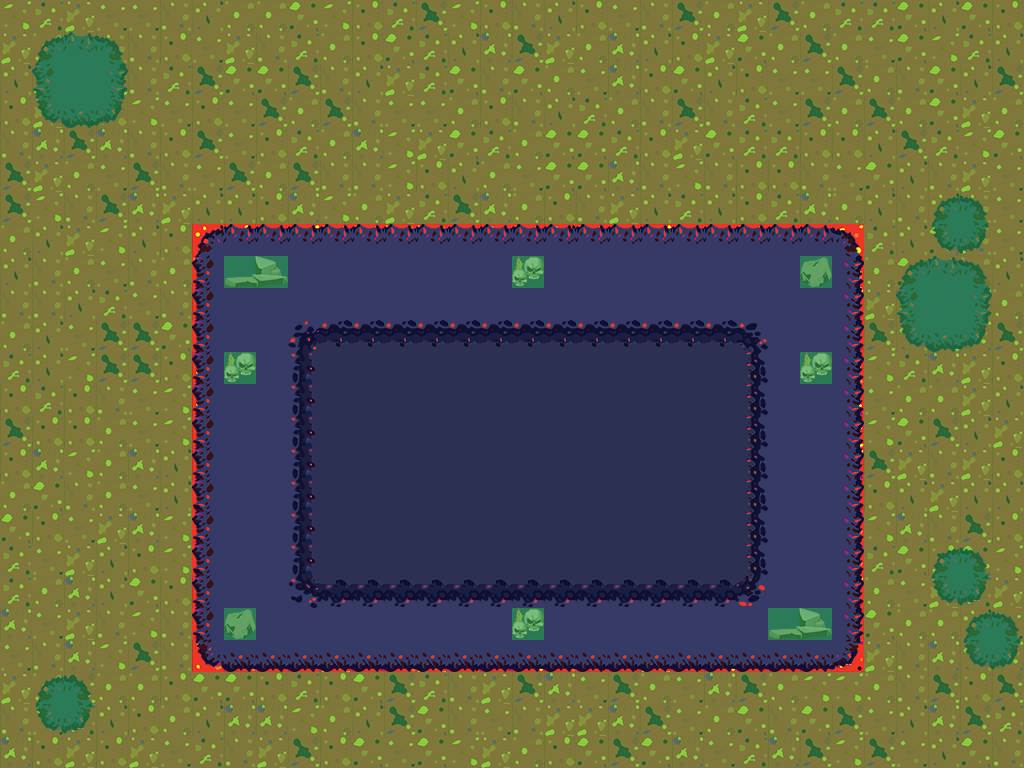

This game map was drawn from its Tiled (.tmx) file and the tilesets committed beside it. A one-line description and the trimmed map source follow:
An orthogonal 32x24 tile map with 32x32 px tiles, 8 tile layers (Background, Ground, Overground, GroundObjects, ...), 4 hidden layers not drawn, 11 tilesets and 6 objects (Player).

<map version="1.0" orientation="orthogonal" renderorder="right-down" width="32" height="24" tilewidth="32" tileheight="32" nextobjectid="19">
 <properties>
  <property name="unity:resource" value="True" />
 </properties>
 <tileset firstgid="1" name="tree" tilewidth="32" tileheight="32" tilecount="120" columns="20">
  <image source="../img/tree.png" width="641" height="192" />
 </tileset>
 <tileset firstgid="121" name="coll" tilewidth="32" tileheight="32" tilecount="1" columns="1">
  <image source="../img/coll.png" width="32" height="32" />
  <tile id="0">
   <objectgroup draworder="index">
    <object id="1" x="0" y="0" width="32" height="32" />
   </objectgroup>
  </tile>
 </tileset>
 <tileset firstgid="122" name="obj" tilewidth="32" tileheight="32" tilecount="120" columns="20">
  <image source="../img/obj.png" width="641" height="192" />
 </tileset>
 <tileset firstgid="242" name="block_rock" tilewidth="32" tileheight="32" tilecount="1" columns="1">
  <image source="../img/block_rock.png" width="32" height="32" />
  <tile id="0">
   <objectgroup draworder="index">
    <object id="1" x="0" y="0" width="32" height="32" />
   </objectgroup>
  </tile>
 </tileset>
 <tileset firstgid="243" name="fire" tilewidth="32" tileheight="32" tilecount="36" columns="12">
  <image source="../img/Fire of the Damned/f_fire.png" width="384" height="96" />
  <terraintypes>
   <terrain name="fire" tile="13" />
  </terraintypes>
  <tile id="0" terrain=",,,0" />
  <tile id="1" terrain=",,0,0" />
  <tile id="2" terrain=",,0," />
  <tile id="10" terrain="0,0,0," />
  <tile id="11" terrain="0,0,,0" />
  <tile id="12" terrain=",0,,0" />
  <tile id="13" terrain="0,0,0,0" />
  <tile id="14" terrain="0,,0," />
  <tile id="22" terrain="0,,0,0" />
  <tile id="23" terrain=",0,0,0" />
  <tile id="24" terrain=",0,," />
  <tile id="25" terrain="0,0,," />
  <tile id="26" terrain="0,,," />
 </tileset>
 <tileset firstgid="279" name="terrain" tilewidth="32" tileheight="32" tilecount="36" columns="12">
  <image source="../img/Fire of the Damned/f_terrain.png" width="384" height="96" />
  <terraintypes>
   <terrain name="terrain" tile="13" />
  </terraintypes>
  <tile id="0" terrain=",,,0" />
  <tile id="1" terrain=",,0,0" />
  <tile id="2" terrain=",,0," />
  <tile id="10" terrain="0,0,0," />
  <tile id="11" terrain="0,0,,0" />
  <tile id="12" terrain=",0,,0" />
  <tile id="13" terrain="0,0,0,0" />
  <tile id="14" terrain="0,,0," />
  <tile id="22" terrain="0,,0,0" />
  <tile id="23" terrain=",0,0,0" />
  <tile id="24" terrain=",0,," />
  <tile id="25" terrain="0,0,," />
  <tile id="26" terrain="0,,," />
 </tileset>
 <tileset firstgid="315" name="obj1" tilewidth="32" tileheight="32" tilecount="36" columns="12">
  <image source="../img/Fire of the Damned/f_obj1.png" width="384" height="96" />
 </tileset>
 <tileset firstgid="351" name="obj2" tilewidth="32" tileheight="32" tilecount="36" columns="12">
  <image source="../img/Fire of the Damned/f_obj2.png" width="384" height="96" />
 </tileset>
 <tileset firstgid="387" name="coll_right" tilewidth="32" tileheight="32" tilecount="1" columns="1">
  <image source="../img/coll_right.png" width="32" height="32" />
  <tile id="0">
   <objectgroup draworder="index">
    <object id="1" x="16" y="0" width="16" height="32" />
   </objectgroup>
  </tile>
 </tileset>
 <tileset firstgid="388" name="coll_left" tilewidth="32" tileheight="32" tilecount="1" columns="1">
  <image source="../img/coll_left.png" width="32" height="32" />
  <tile id="0">
   <objectgroup draworder="index">
    <object id="1" x="0" y="0" width="16" height="32" />
   </objectgroup>
  </tile>
 </tileset>
 <tileset firstgid="389" name="Fire of the Damned Tileset-05" tilewidth="32" tileheight="32" tilecount="36" columns="12">
  <image source="../img/Fire of the Damned/f_terrain2.png" width="384" height="96" />
  <terraintypes>
   <terrain name="terr2" tile="13" />
  </terraintypes>
  <tile id="0" terrain=",,,0" />
  <tile id="1" terrain=",,0,0" />
  <tile id="2" terrain=",,0," />
  <tile id="10" terrain="0,0,0," />
  <tile id="11" terrain="0,0,,0" />
  <tile id="12" terrain=",0,,0" />
  <tile id="13" terrain="0,0,0,0" />
  <tile id="14" terrain="0,,0," />
  <tile id="22" terrain="0,,0,0" />
  <tile id="23" terrain=",0,0,0" />
  <tile id="24" terrain=",0,," />
  <tile id="25" terrain="0,0,," />
  <tile id="26" terrain="0,,," />
 </tileset>
 <layer name="Background" width="32" height="24">
  <properties>
   <property name="unity:sortingLayerName" value="Background" />
  </properties>
  <data>[768 cells, 768 non-empty, 11 distinct tile ids]</data>
 </layer>
 <layer name="Ground" width="32" height="24">
  <properties>
   <property name="unity:sortingLayerName" value="Ground" />
  </properties>
  <data>[768 cells, 328 non-empty, 9 distinct tile ids]</data>
 </layer>
 <layer name="Overground" width="32" height="24">
  <properties>
   <property name="unity:sortingLayerName" value="Overground" />
  </properties>
  <data>[768 cells, 135 non-empty, 9 distinct tile ids]</data>
 </layer>
 <layer name="GroundObjects" width="32" height="24">
  <properties>
   <property name="unity:sortingLayerName" value="GroundObjects" />
  </properties>
  <data>[768 cells, 10 non-empty, 4 distinct tile ids]</data>
 </layer>
 <layer name="TopObjects" width="32" height="24">
  <properties>
   <property name="unity:sortingLayerName" value="TopObjects" />
  </properties>
  <data>[768 cells, 0 non-empty, 0 distinct tile ids]</data>
 </layer>
 <layer name="GroundObjects2" width="32" height="24">
  <properties>
   <property name="unity:sortingLayerName" value="GroundObjects2" />
  </properties>
  <data>[768 cells, 0 non-empty, 0 distinct tile ids]</data>
 </layer>
 <layer name="TopObjects2" width="32" height="24">
  <properties>
   <property name="unity:sortingLayerName" value="TopObjects2" />
  </properties>
  <data>[768 cells, 0 non-empty, 0 distinct tile ids]</data>
 </layer>
 <layer name="DBNorth" width="32" height="24" visible="0">
  <properties>
   <property name="unity:sortingLayerName" value="GroundObjects" />
   <property name="unity:tag" value="DBNorth" />
  </properties>
  <data>[768 cells, 2 non-empty, 1 distinct tile ids]</data>
 </layer>
 <layer name="DBSouth" width="32" height="24" visible="0">
  <properties>
   <property name="unity:sortingLayerName" value="GroundObjects" />
   <property name="unity:tag" value="DBSouth" />
  </properties>
  <data>[768 cells, 2 non-empty, 1 distinct tile ids]</data>
 </layer>
 <layer name="DBWest" width="32" height="24" visible="0">
  <properties>
   <property name="unity:sortingLayerName" value="GroundObjects" />
   <property name="unity:tag" value="DBWest" />
  </properties>
  <data>[768 cells, 2 non-empty, 1 distinct tile ids]</data>
 </layer>
 <layer name="DBEast" width="32" height="24" visible="0">
  <properties>
   <property name="unity:sortingLayerName" value="GroundObjects" />
   <property name="unity:tag" value="DBEast" />
  </properties>
  <data>[768 cells, 2 non-empty, 1 distinct tile ids]</data>
 </layer>
 <layer name="Collision" width="32" height="24" opacity="0.54">
  <data>[768 cells, 484 non-empty, 1 distinct tile ids]</data>
 </layer>
 <objectgroup name="Spawns">
  <properties>
   <property name="unity:tag" value="SpawnLayer" />
  </properties>
  <object id="3" name="Player" x="320.166" y="579.666" width="10" height="10">
   <properties>
    <property name="SpawnName" value="Player" />
    <property name="SpawnNumber" value="1" />
   </properties>
   <ellipse />
  </object>
  <object id="14" x="668.107" y="310.985" width="75" height="75">
   <properties>
    <property name="SpawnName" value="FireBoss" />
    <property name="SpawnNumber" value="1" />
   </properties>
   <ellipse />
  </object>
 </objectgroup>
 <objectgroup name="Doors">
  <properties>
   <property name="unity:tag" value="DoorsLayer" />
  </properties>
 </objectgroup>
 <objectgroup name="Items" />
</map>
